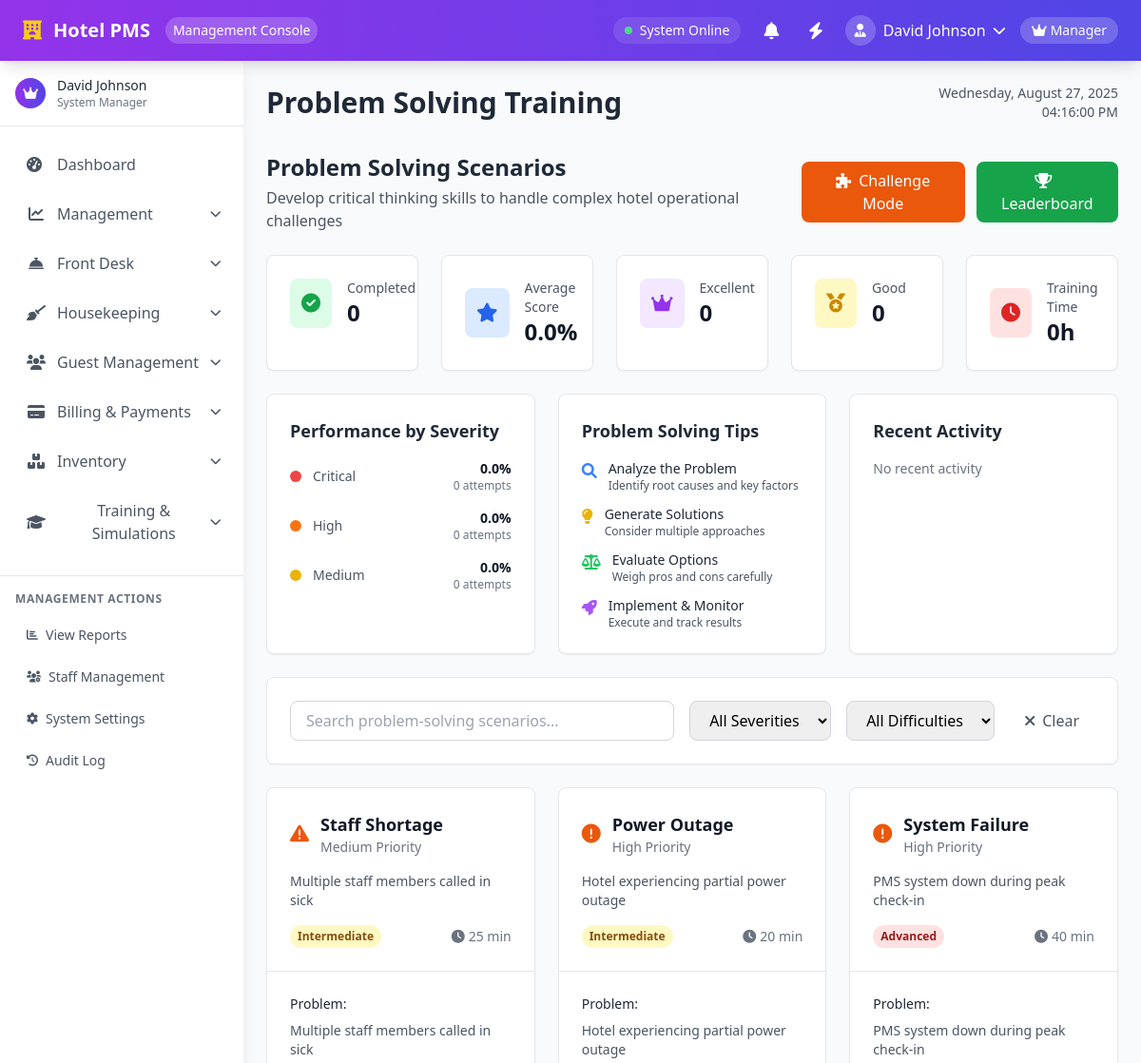
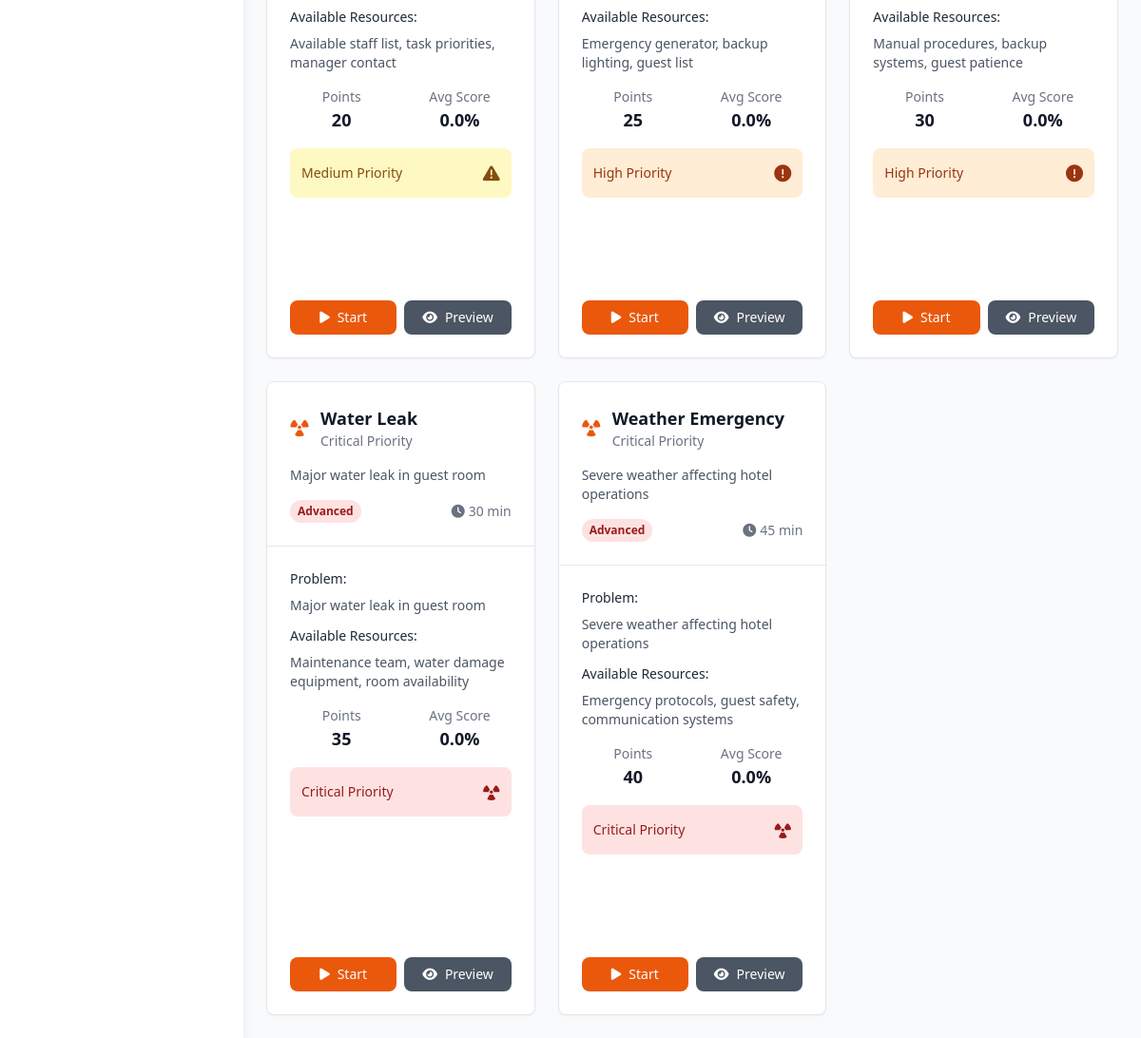
The app's page /modules/training/problem-solving.php (signed in) with its own data (2 pictures, top to bottom).
### tables this page shows
CREATE TABLE problem_scenarios (
    id INT PRIMARY KEY AUTO_INCREMENT,
    title VARCHAR(200) NOT NULL,
    description TEXT NOT NULL,
    resources TEXT,
    severity ENUM('low', 'medium', 'high', 'critical') NOT NULL,
    difficulty ENUM('beginner', 'intermediate', 'advanced') NOT NULL,
    time_limit INT NOT NULL DEFAULT 5,
    points INT NOT NULL DEFAULT 20,
    created_at TIMESTAMP DEFAULT CURRENT_TIMESTAMP
);

### modules/training/problem-solving.php (the view, shortened to what the rows shown need)
<?php
require_once '../../includes/functions.php';
try {
    $where_conditions = ["1=1"];
    $params = [];
    $where_clause = implode(" AND ", $where_conditions);
    $stmt = $pdo->prepare("
        SELECT
            ps.*,
            COALESCE(AVG(ta.score), 0) as avg_score,
            COUNT(ta.id) as attempt_count
        FROM problem_scenarios ps
        LEFT JOIN training_attempts ta ON ps.id = ta.scenario_id AND ta.scenario_type = 'problem_solving'
        WHERE {$where_clause}
        GROUP BY ps.id
        ORDER BY ps.severity, ps.difficulty, ps.title
    ");
    $stmt->execute($params);
    $scenarios = $stmt->fetchAll();
    $user_attempts_map = [];
} catch (PDOException $e) {
    error_log("Error fetching problem-solving scenarios: " . $e->getMessage());
    $scenarios = [];
    $user_attempts = [];
    $user_attempts_map = [];
    $stats = [
        'total_scenarios' => 0,
        'low_count' => 0,
        'medium_count' => 0,
        'high_count' => 0,
        'critical_count' => 0,
        'beginner_count' => 0,
        'intermediate_count' => 0,
        'advanced_count' => 0
    ];
    $user_stats = [
        'completed_scenarios' => 0,
        'avg_score' => 0,
        'total_time' => 0,
        'excellent_performance_count' => 0,
        'good_performance_count' => 0
    ];
    $performance_by_severity = [];
}
include '../../includes/header-unified.php';
?>
        <main class="lg:ml-64 mt-16 p-4 lg:p-6 flex-1 transition-all duration-300">
            <div class="flex justify-between items-center mb-8">
                <h2 class="text-3xl font-semibold text-gray-800">Problem Solving Training</h2>
            </div>
            <div class="mb-6">
                <div class="flex items-center justify-between">
                    <div>
                        <h2 class="text-2xl font-bold text-gray-800">Problem Solving Scenarios</h2>
                    </div>
                </div>
            </div>
            <div class="grid grid-cols-1 md:grid-cols-2 lg:grid-cols-3 gap-6">
                <?php if (empty($scenarios)): ?>
                    <div class="col-span-full text-center py-12">
                        <i class="fas fa-puzzle-piece text-4xl text-gray-400 mb-4"></i>
                        <h3 class="text-lg font-medium text-gray-900 mb-2">No scenarios found</h3>
                        <p class="text-gray-500">Try adjusting your filters or check back later for new scenarios.</p>
                    </div>
                <?php else: ?>
                    <?php foreach ($scenarios as $scenario): ?>
                        <?php
                        $user_attempt = isset($user_attempts_map[$scenario['id']]) ? $user_attempts_map[$scenario['id']] : null;
                        $is_completed = $user_attempt && $user_attempt['status'] === 'completed';
                        $best_score = $user_attempt ? $user_attempt['score'] : 0;
                        $difficulty_colors = [
                            'beginner' => 'bg-green-100 text-green-800',
                            'intermediate' => 'bg-yellow-100 text-yellow-800',
                            'advanced' => 'bg-red-100 text-red-800'
                        ];
                        $severity_colors = [
                            'low' => 'bg-green-100 text-green-800',
                            'medium' => 'bg-yellow-100 text-yellow-800',
                            'high' => 'bg-orange-100 text-orange-800',
                            'critical' => 'bg-red-100 text-red-800'
                        ];
                        $severity_icons = [
                            'low' => 'fas fa-info-circle',
                            'medium' => 'fas fa-exclamation-triangle',
                            'high' => 'fas fa-exclamation-circle',
                            'critical' => 'fas fa-radiation'
                        ];
                        ?>
                        <div class="bg-white rounded-lg shadow-sm border border-gray-200 hover:shadow-md transition-shadow duration-300 scenario-card flex flex-col"
                             data-severity="<?php echo $scenario['severity']; ?>"
                             data-difficulty="<?php echo $scenario['difficulty']; ?>"
                             data-title="<?php echo strtolower($scenario['title']); ?>">
                            <div class="p-6 border-b border-gray-200">
                                <div class="flex items-start justify-between mb-4">
                                    <div class="flex items-center">
                                        <i class="<?php echo $severity_icons[$scenario['severity']]; ?> text-orange-600 text-xl mr-3"></i>
                                        <div>
                                            <h3 class="text-lg font-semibold text-gray-900"><?php echo htmlspecialchars($scenario['title']); ?></h3>
                                            <p class="text-sm text-gray-500"><?php echo ucfirst($scenario['severity']); ?> Priority</p>
                                        </div>
                                    </div>
                                </div>
                                <p class="text-gray-600 text-sm mb-4"><?php echo htmlspecialchars(substr($scenario['description'], 0, 100) . (strlen($scenario['description']) > 100 ? '...' : '')); ?></p>
                                <div class="flex items-center justify-between">
                                    <span class="inline-flex px-2 py-1 text-xs font-semibold rounded-full <?php echo $difficulty_colors[$scenario['difficulty']]; ?>">
                                        <?php echo ucfirst($scenario['difficulty']); ?>
                                    </span>
                                    <div class="flex items-center text-sm text-gray-500">
                                        <i class="fas fa-clock mr-1"></i>
                                        <?php echo $scenario['time_limit']; ?> min
                                    </div>
                                </div>
                            </div>
                            <div class="p-6 flex-grow">
                                <div class="mb-4">
                                    <h4 class="text-sm font-medium text-gray-800 mb-2">Problem:</h4>
                                    <p class="text-sm text-gray-600 mb-3"><?php echo htmlspecialchars(substr($scenario['description'], 0, 80) . (strlen($scenario['description']) > 80 ? '...' : '')); ?></p>
                                    <?php if ($scenario['resources']): ?>
                                        <h4 class="text-sm font-medium text-gray-800 mb-2">Available Resources:</h4>
                                        <p class="text-sm text-gray-600"><?php echo htmlspecialchars(substr($scenario['resources'], 0, 80) . (strlen($scenario['resources']) > 80 ? '...' : '')); ?></p>
                                    <?php endif; ?>
                                </div>
                                <div class="grid grid-cols-2 gap-4 mb-4">
                                    <div class="text-center">
                                        <p class="text-sm text-gray-500">Points</p>
                                        <p class="text-lg font-semibold text-gray-900"><?php echo $scenario['points']; ?></p>
                                    </div>
                                    <div class="text-center">
                                        <p class="text-sm text-gray-500">Avg Score</p>
                                        <p class="text-lg font-semibold text-gray-900"><?php echo number_format($scenario['avg_score'], 1); ?>%</p>
                                    </div>
                                </div>
                                <div class="mb-4 p-3 rounded-lg <?php echo $severity_colors[$scenario['severity']]; ?>">
                                    <div class="flex items-center justify-between">
                                        <span class="text-sm font-medium"><?php echo ucfirst($scenario['severity']); ?> Priority</span>
                                        <i class="<?php echo $severity_icons[$scenario['severity']]; ?> text-lg"></i>
                                    </div>
                                </div>
                                <?php if ($is_completed): ?>
                                    <div class="mb-4 p-3 bg-green-50 rounded-lg">
                                        <div class="flex items-center justify-between">
                                            <span class="text-sm font-medium text-green-800">Your Score</span>
                                            <span class="text-lg font-bold text-green-600"><?php echo number_format($best_score, 1); ?>%</span>
                                        </div>
                                    </div>
                                <?php else: ?>
                                    <div class="mb-4 p-3 bg-transparent rounded-lg">
                                        <div class="flex items-center justify-between">
                                            <span class="text-sm font-medium text-transparent">Your Score</span>
                                            <span class="text-lg font-bold text-transparent">0%</span>
                                        </div>
                                    </div>
                                <?php endif; ?>
                            </div>
                            <div class="p-6 pt-0">
                                <div class="flex space-x-2">
                                    <?php if ($is_completed): ?>
                                        <button onclick="retakeScenario(<?php echo $scenario['id']; ?>)" class="flex-1 bg-orange-600 text-white px-4 py-2 rounded-lg hover:bg-orange-700 transition-colors text-sm">
                                            <i class="fas fa-redo mr-2"></i>Retake
                                        </button>
                                        <button onclick="viewResults(<?php echo $scenario['id']; ?>)" class="flex-1 bg-gray-600 text-white px-4 py-2 rounded-lg hover:bg-gray-700 transition-colors text-sm">
                                            <i class="fas fa-chart-bar mr-2"></i>Results
                                        </button>
                                    <?php else: ?>
                                        <button onclick="startScenario(<?php echo $scenario['id']; ?>)" class="flex-1 bg-orange-600 text-white px-4 py-2 rounded-lg hover:bg-orange-700 transition-colors text-sm">
                                            <i class="fas fa-play mr-2"></i>Start
                                        </button>
                                        <button onclick="previewScenario(<?php echo $scenario['id']; ?>)" class="flex-1 bg-gray-600 text-white px-4 py-2 rounded-lg hover:bg-gray-700 transition-colors text-sm">
                                            <i class="fas fa-eye mr-2"></i>Preview
                                        </button>
                                    <?php endif; ?>
                                </div>
                            </div>
                        </div>
                    <?php endforeach; ?>
                <?php endif; ?>
            </div>
        </main>
    </div>
    <?php include '../../includes/footer.php'; ?>
</body>
</html>

### records on screen
problem_scenarios: title "Staff Shortage", severity "Medium", description "Multiple staff members called in sick", difficulty "Intermediate", time_limit "25", resources "Available staff list, task priorities, manager contact", points "20", avg_score "0.0"
problem_scenarios: title "Power Outage", severity "High", description "Hotel experiencing partial power outage", difficulty "Intermediate", time_limit "20", resources "Emergency generator, backup lighting, guest list", points "25", avg_score "0.0"
problem_scenarios: title "System Failure", severity "High", description "PMS system down during peak check-in", difficulty "Advanced", time_limit "40", resources "Manual procedures, backup systems, guest patience", points "30", avg_score "0.0"
problem_scenarios: title "Water Leak", severity "Critical", description "Major water leak in guest room", difficulty "Advanced", time_limit "30", resources "Maintenance team, water damage equipment, room availability", points "35", avg_score "0.0"
problem_scenarios: title "Weather Emergency", severity "Critical", description "Severe weather affecting hotel operations", difficulty "Advanced", time_limit "45", resources "Emergency protocols, guest safety, communication systems", points "40", avg_score "0.0"

### other values on screen
$user_name "David Johnson"
$_SESSION['user_name'] "David Johnson"
$item['label'] "Dashboard"
$item['label'] "Management"
$item['label'] "Front Desk"
$item['label'] "Housekeeping"
$item['label'] "Guest Management"
$item['label'] "Billing & Payments"
$item['label'] "Inventory"
$item['label'] "Training & Simulations"
$user_stats['completed_scenarios'] "0"
$user_stats['avg_score'] "0.0"
$user_stats['excellent_performance_count'] "0"
$user_stats['good_performance_count'] "0"
$user_stats['total_time'] / 60 "0"
